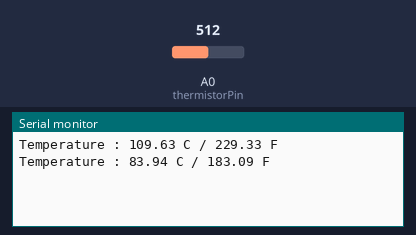
This sketch was run on a simulated Arduino Uno, built with avr-gcc and run on an emulated ATmega328P. Shown: the last lines printed to the serial monitor. The inputs (shaded band) are chosen by the test bench; at power-on: A0 (thermistorPin) = 512.

Above: at 1.8 s.
1.9 s: A0 (thermistorPin) set to 716
At 2.4 s:
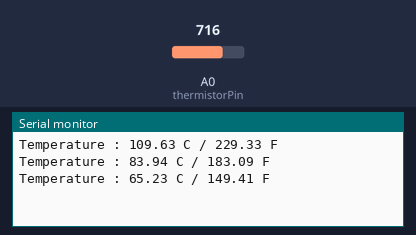
3.4 s: A0 (thermistorPin) set to 900
At 4.8 s:
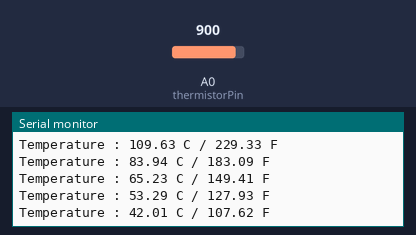
Timing chart, 0 to 6.4 s (numbered marks = the images above; inputs shaded):
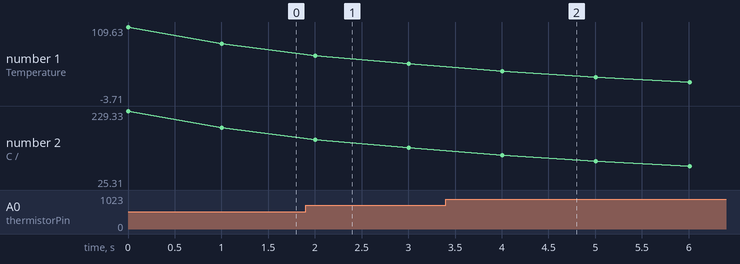

Measured:
- after the input at 1.9 s, the serial monitor: prints a new line after 0.10 s (image 1)
- after the input at 3.4 s, the serial monitor: prints a new line after 0.61 s (image 2)
- plotted number 1: 83.94 → 53.29 after the input at 1.9 s, 53.29 → -3.71 after the input at 3.4 s
- plotted number 2: 183.09 → 127.93 after the input at 1.9 s, 127.93 → 25.31 after the input at 3.4 s

The sketch:

c05_thermistance_b.ino
```cpp
// Constantes
const int thermistorPin = A0; // broche analogique A0
const int numReadings = 10; // nombre de lectures
const float B = 3975; // coefficient B de la thermistance
const float R0 = 100000; // résistance de la thermistance à 25°C

// Variables
float tempC; // température en degrés Celsius
float tempF; // température en degrés Fahrenheit
float resistance; // résistance de la thermistance
float average; // valeur moyenne de la résistance
float readings[numReadings]; // tableau de valeurs de résistance
int index = 0; // index du tableau
int total = 0; // valeur totale des valeurs de résistance

void setup() {
  Serial.begin(9600); // initialise le moniteur série
}

void loop() {
  // lit la valeur de la thermistance
  int reading = analogRead(thermistorPin);

  // ajoute la valeur de la thermistance au tableau
  total = total - readings[index];
  readings[index] = reading;
  total = total + readings[index];
  index = index + 1;

  // si l'index dépasse la taille du tableau, on le remet à 0
  if (index >= numReadings) {
    index = 0;
  }

  // calcule la valeur moyenne de la résistance
  average = total / numReadings;

  // calcule la résistance de la thermistance
  resistance = (1023 / average) - 1;
  resistance = R0 / resistance;

  // calcule la température en degrés Celsius
  tempC = 1 / (log(resistance / R0) / B + 1 / 298.15) - 273.15;

  // calcule la température en degrés Fahrenheit
  tempF = (tempC * 9.0) / 5.0 + 32.0;

  // affiche la température sur le moniteur série
  Serial.print("Temperature : ");
  Serial.print(tempC);
  Serial.print(" C / ");
  Serial.print(tempF);
  Serial.println(" F");

  delay(1000); // attend 1 seconde
}
```
